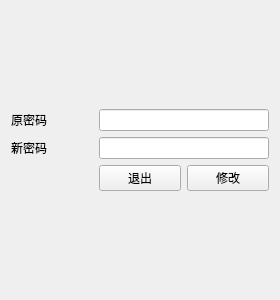
<?xml version="1.0" encoding="UTF-8"?>
<ui version="4.0">
 <class>CPawd</class>
 <widget class="QWidget" name="CPawd">
  <property name="geometry">
   <rect>
    <x>0</x>
    <y>0</y>
    <width>280</width>
    <height>300</height>
   </rect>
  </property>
  <property name="maximumSize">
   <size>
    <width>280</width>
    <height>300</height>
   </size>
  </property>
  <property name="windowTitle">
   <string>修改密码</string>
  </property>
  <layout class="QGridLayout" name="gridLayout_2">
   <item row="0" column="0">
    <layout class="QGridLayout" name="gridLayout">
     <item row="1" column="0">
      <widget class="QLabel" name="NewPawdlabel">
       <property name="text">
        <string>新密码</string>
       </property>
      </widget>
     </item>
     <item row="2" column="2">
      <widget class="QPushButton" name="AcceptButton">
       <property name="text">
        <string>修改</string>
       </property>
      </widget>
     </item>
     <item row="0" column="0">
      <widget class="QLabel" name="OldPawdlabel">
       <property name="text">
        <string>原密码</string>
       </property>
      </widget>
     </item>
     <item row="2" column="1">
      <widget class="QPushButton" name="QuitButton">
       <property name="text">
        <string>退出</string>
       </property>
      </widget>
     </item>
     <item row="1" column="1" colspan="2">
      <widget class="QLineEdit" name="NPlineEdit"/>
     </item>
     <item row="0" column="1" colspan="2">
      <widget class="QLineEdit" name="OPlineEdit"/>
     </item>
    </layout>
   </item>
  </layout>
 </widget>
 <resources/>
 <connections/>
</ui>
